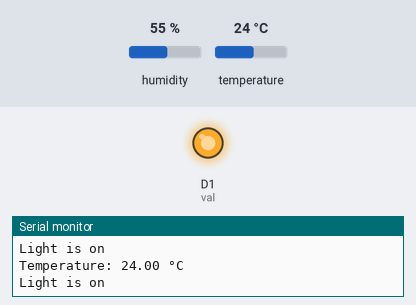
Recording of a sketch running on a simulated ESP8266 (NodeMCU). Parts: output pins drawn as LEDs (lit = HIGH), the last lines printed to the serial monitor. Inputs (shaded band) come from the test bench; at power-on: temperature 24 °C, humidity 55 %. WiFi joins after 1.5 s; servers stay silent unless stated.

Above: at 3.0 s.
3.1 s: temperature set to 22 °C
5.0 s: temperature set to 19 °C
At 6.2 s:
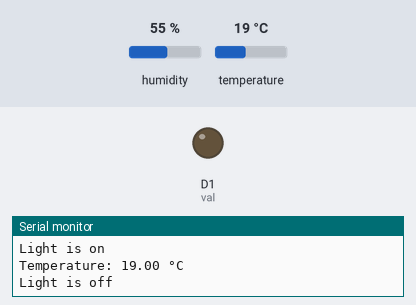
8.3 s: temperature set to 28 °C
At 11.1 s:
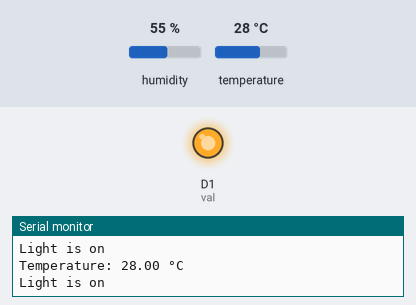
11.4 s: temperature set to 12 °C
At 12.3 s:
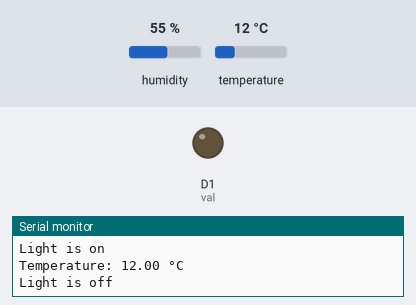
Timing chart, 0 to 14.4 s (numbered marks = the images above; inputs shaded):
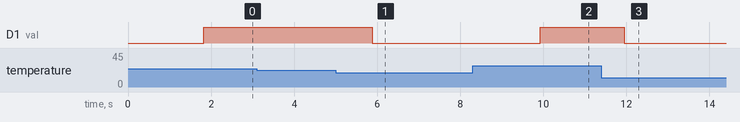

The sketch:

Temperature_M_A__Water_M_A.ino
```cpp
#define BLYNK_TEMPLATE_ID "TMPL34SRISORW"
#define BLYNK_TEMPLATE_NAME "Poultry Monitoring and Automation System"
#define BLYNK_AUTH_TOKEN "dJ2_RoSKEgBPtbDnf_K1-5B-qwvhIKIK"
#define BLYNK_PRINT Serial
#define DHTPIN 4  // connect to pin 2
int val=D1;
#include <DHT.h>
#include <ESP8266WiFi.h>
#include <BlynkSimpleEsp8266.h>
#define DHTTYPE DHT11
DHT dht(DHTPIN, DHTTYPE);
char ssid[] = "realme C11";
char pass[] = "rithanya";
char auth[] = "dJ2_RoSKEgBPtbDnf_K1-5B-qwvhIKIK";
void temperature()
{
    float temperature = dht.readTemperature();
  if (isnan(temperature))
  {
    Serial.println("Failed to read from DHT sensor!");
    return;
  }
  Serial.print("Temperature: ");
  Serial.print(temperature);
  Serial.println(" °C");
  Blynk.virtualWrite(V0, temperature);
  if (temperature>20)
  {
    digitalWrite(val,HIGH);
    Serial.println("Light is on");
  }
  else
  {
    digitalWrite(val,LOW);
    Serial.println("Light is off");
  }
  delay(1000);
}
void setup()
{
  Serial.begin(9600);
  Blynk.begin(auth, ssid, pass);
  dht.begin();
  pinMode(val,OUTPUT);
}
void loop()
{
  Blynk.run();
  temperature();
}
```

Measured:
- the behaviour switches between 21 and 20 °C on temperature (found by bisection; images 0 and 1)
- after the input at 5.0 s, D1 (val): HIGH → LOW after 0.88 s
- after the input at 8.3 s, D1 (val): LOW → HIGH after 1.6 s
- after the input at 11.4 s, D1 (val): HIGH → LOW after 0.55 s
